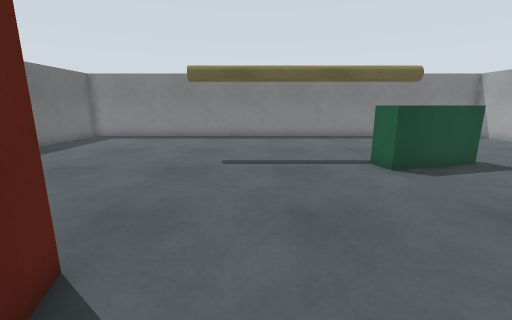
view 1 (above)

14 first-person views from a walk through a robot-simulator world made for Gazebo. The camera is 1.1 m above the floor, tilts 12° down and sees 90° across. The floor is counted in squares, 0.5 m on a side. Each view is taken from the middle of a square. On the plan, view 1 faces up. The plan holds only what a view shows up to about 16 squares ahead; the rest is blank. The place goes on beyond the plan.

view 2
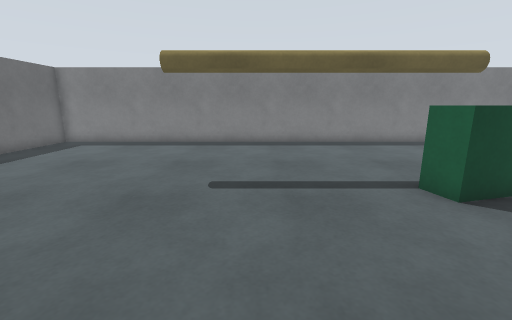

view 3
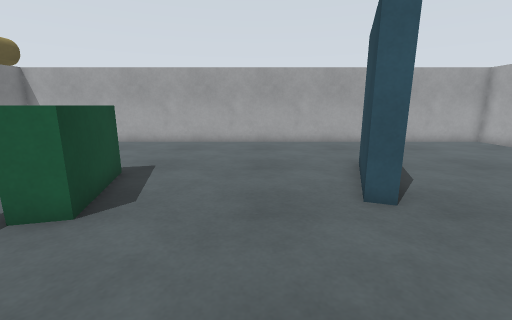

view 4
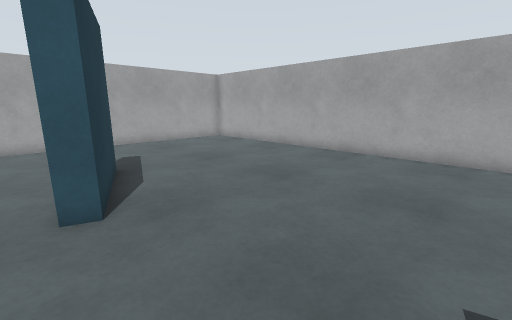

view 5
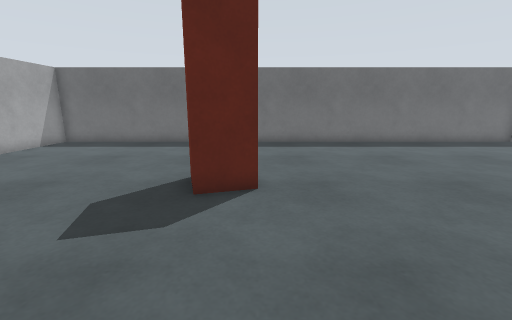

view 6
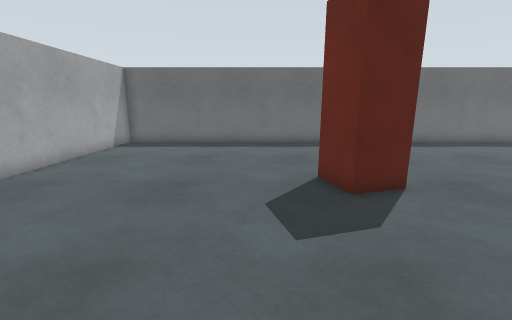

view 7
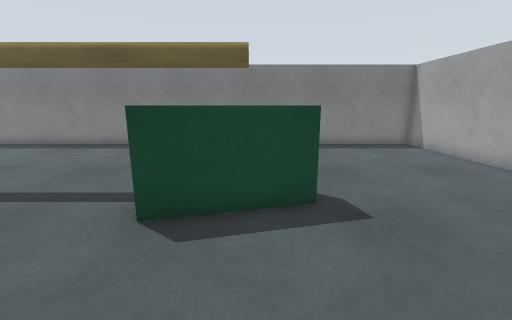

view 8
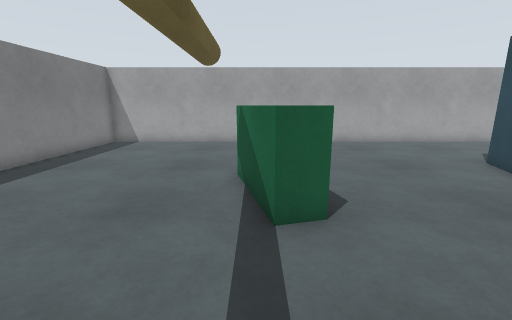

view 9
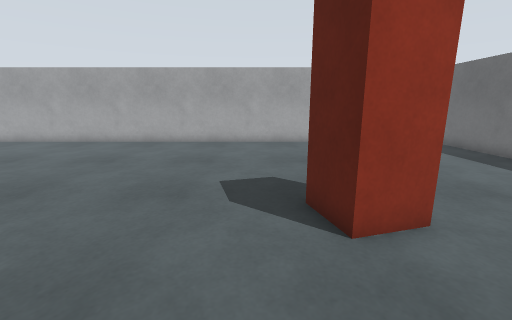

view 10
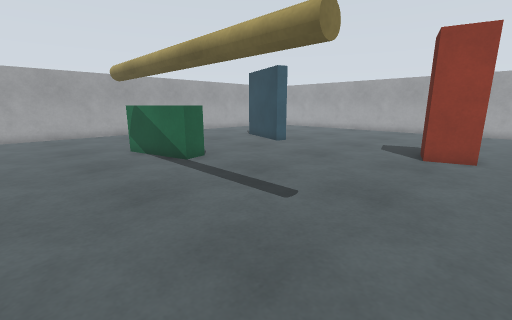

view 11
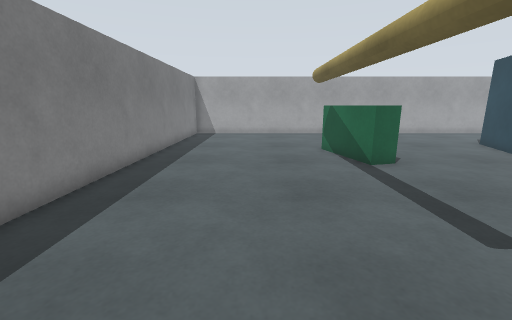

view 12
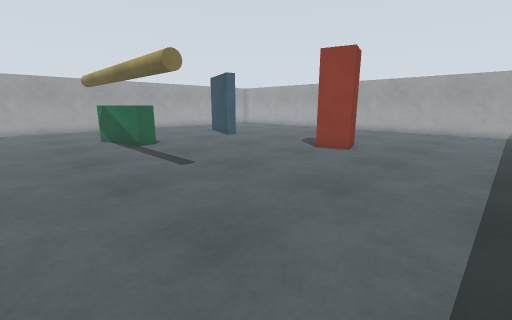

view 13
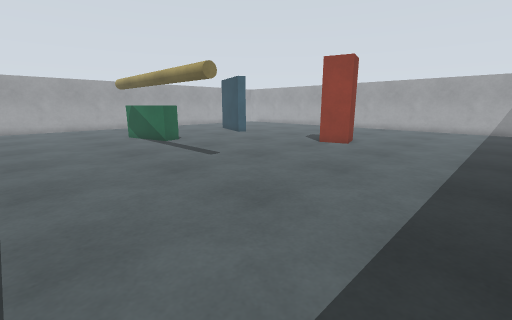

view 14
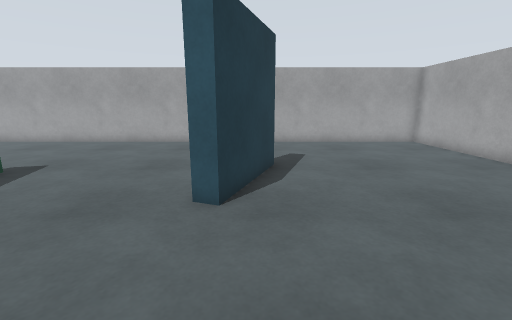

### Floor plan
Key: @ floor where view 1 was taken; # wall or solid block; . floor; P pipe; B green box; R red box.
Columns run from 12 left of view 1 to 16 right of it. Each row starts with its distance up from view 1.
 19 #############################
 18 #...........................#
 17 #...........................#
 16 #...........................#
 15 #...........................#
 14 #...........................#
 13 #...........................#
 12 #.........PPPPPPPPP.........#
 11 #........PPPPPPPPPPPB.......#
 10 #................BBBB.......#
  9 #................BBBB.......#
  8 #...........................#
  7 #...........................#
  6 #...........................#
  5 #...........................#
  4 #...........................#
  3 #.......RR..................#
  2 #.......RRR.......###.......#
  1 #.......RRR........###......#
  0 #...........@...............#
 -1 #...........................#
 -2 #...........................#
 -3 #...........................#
 -4 #...........................#
 -5 #...........................#
 -6 #...........................#
 -7 #...........................#
 -8 #...........................#
 -9 #############################

Where each view was taken, in squares from view 1:
view 1: 0 up, 0 right, facing up
view 2: 3 up, 0 right, facing up
view 3: 5 up, 0 right, facing right
view 4: 3 up, 0 right, facing down-right
view 5: 3 up, 4 right, facing left
view 6: 1 down, 4 right, facing left
view 7: 4 up, 7 right, facing up
view 8: 10 up, 0 right, facing right
view 9: 7 up, 1 left, facing down
view 10: 15 up, 5 left, facing down-right
view 11: 14 up, 5 left, facing right
view 12: 15 up, 10 left, facing down-right
view 13: 17 up, 11 left, facing down-right
view 14: 1 up, 0 right, facing right
